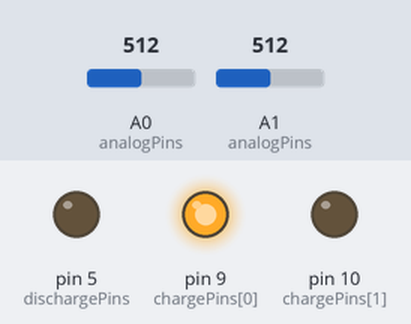
The sketch below on a simulated Arduino Uno, built with avr-gcc and run on an emulated ATmega328P. Parts: output pins drawn as LEDs (lit = HIGH). The test bench sets the inputs (shaded band); at power-on: A0 (analogPins) = 512, A1 (analogPins) = 512.

Above: at 1.2 s.
1.3 s: A0 (analogPins) set to 636
2.8 s: A0 (analogPins) set to 660
At 3.8 s:
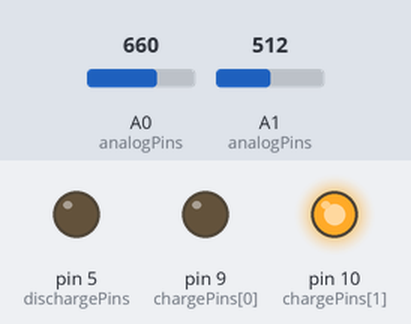
Timing chart, 0 to 5.8 s (numbered marks = the images above; inputs shaded):
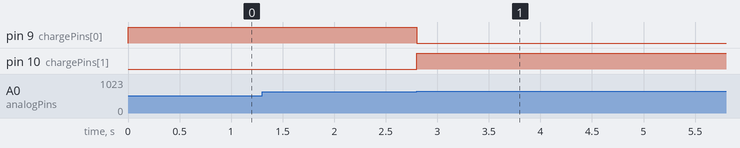

Measured:
- the behaviour switches between 647 and 648 on A0 (analogPins) (found by bisection; images 0 and 1)
- after the input at 1.3 s, every drawn part: stays the same
- after the input at 2.8 s, pin 9 (chargePins[0]): HIGH → LOW at once; pin 10 (chargePins[1]): LOW → HIGH at once

The sketch:

demo.ino
```cpp
#define SYNC_BYTE 0xC7
#define N_SENSORS 2

typedef struct _ChCtx
{
  byte analogPin;
  int chargePin;
  int dischargePin;
  double capValue;
  double resValue;
} ChCtx;

typedef struct _SensorData {
  size_t nData;
  char* data;
} SensorData;

ChCtx ch[4];
SensorData *sd;
const byte analogPins[4] = {A0, A1, A2, A3};
const int chargePins[4] = {9, 10, 11, 12};
const int dischargePins[4] = {5, 6, 7, 8};
const double capValues[4] = {10, 1, 1, 1};
unsigned long startTime;
unsigned long elapsedTime;
double ohms;

/* SensorData Functions */
SensorData *SDCreate(size_t len, uint16_t sync)
{
  SensorData* sd = (SensorData*)malloc(sizeof(SensorData));
  sd->data = (char*)malloc(((len*2)+1)*sizeof(char));
  sd->nData = len;
  sd->data[0] = SYNC_BYTE;
  return sd;
}

void SDAddDataToIndex(SensorData *sd, uint16_t data, size_t index)
{
  sd->data[index*2+1] = data >> 8;
  sd->data[index*2+2] = data & 0xFF;
}

char *SDGetData(SensorData *sd)
{
  return sd->data;
}

size_t SDGetLength(SensorData *sd)
{
  return sd->nData*2 + 1;
}

void setup(){
  for(int i = 0; i < 2; i++)
  {
    ch[i].analogPin = analogPins[i];
    ch[i].chargePin = chargePins[i];
    ch[i].dischargePin = dischargePins[i];
    ch[i].capValue = capValues[i];
    pinMode(chargePins[i], OUTPUT);
    digitalWrite(chargePins[i], LOW);
  }
  sd = SDCreate(2, SYNC_BYTE);
  Serial.begin(115200);
}

void loop(){
  for (int i = 0; i < 2; i++)
  {
    digitalWrite(ch[i].chargePin, HIGH);
    startTime = micros();
    int reading;
    while((reading = analogRead(ch[i].analogPin)) < 648) {}
    elapsedTime = micros() - startTime;
    ch[i].resValue = ((double)elapsedTime / (ch[i].capValue));
    SDAddDataToIndex(sd, (uint16_t)ch[i].resValue, i);
    digitalWrite(ch[i].chargePin, LOW);
    pinMode(ch[i].dischargePin, OUTPUT);
    digitalWrite(ch[i].dischargePin, LOW);
  }

  Serial.write(SDGetData(sd), SDGetLength(sd));
  for (int i = 0; i < 2; i++)
  {
    while(analogRead(ch[i].analogPin > 0)) {}
    pinMode(ch[i].dischargePin, INPUT);
  }


}
```
